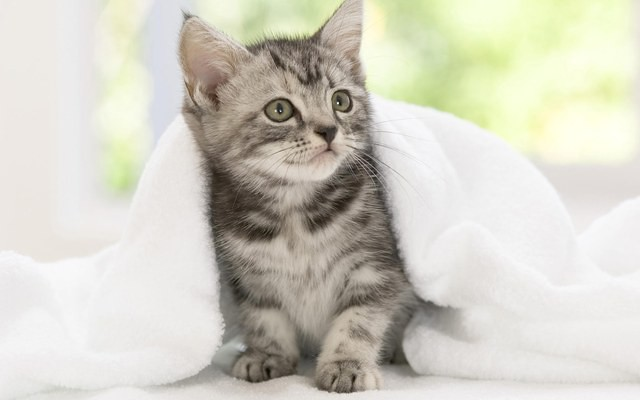
//> input picture testCppLab/testOpenCV/origin/cat1.jpg, 640 x 400 px
$ ./rmBgrd   (built with g++ and OpenCV 4)
//> lines starting //> are read from the running program, lines starting //| are printed output that depends on the picture; after the words box and inside, x2 and y2 are one past the last pixel; in counts of white or black regions, pixels touching at a corner belong together
#include <opencv2/opencv.hpp>
#include <opencv2/imgproc.hpp>
#include <opencv2/highgui.hpp>
#include <iostream>
#include <cmath>

double logisticFunction(double x, double x0, double k) {
    // Hàm logistic với tham số dốc k tại điểm x0
    std::cout << 1.0 / (1.0 + exp(-k * (x - x0))) << " ---- ";
    return 1.0 / (1.0 + exp(-k * (x - x0)));
}

double scaleAndShift(double y, double maxA, double minB) {
    // Hàm để điều chỉnh y sao cho nằm trong khoảng [1, 5]
    return (maxA-minB) * abs(y-0.5) + minB;
}

double findScaleUp(double x, double x0, double maxA, double minB) {
    // Giả sử x0 = 2 và k điều chỉnh dốc (có thể thay đổi giá trị của k để kiểm soát độ dốc)
    double k = 5; // Độ dốc lớn ở x0
    double y = logisticFunction(x, x0, k);
    std::cout << y << std::endl;
    return scaleAndShift(y, maxA, minB);
}

cv::Scalar getDominantColor(const cv::Mat& image, const cv::Mat& mask) {
    // Lọc các điểm ảnh theo mask (chỉ giữ lại các điểm ảnh trong vùng mask)
    cv::Mat maskedImage;
    image.copyTo(maskedImage, mask);

    // Kiểm tra xem vùng trong mask có chứa dữ liệu màu không
    if (cv::countNonZero(mask) == 0) {
        std::cout << "Vùng mask không có dữ liệu màu!" << std::endl;
        return cv::Scalar(0, 0, 0);  // Nếu không có dữ liệu, trả về màu đen
    }

    // Chuyển đổi ảnh sang không gian màu HSV để dễ dàng tìm màu chủ đạo
    cv::Mat hsvImage;
    cv::cvtColor(maskedImage, hsvImage, cv::COLOR_BGR2HSV);

    // Biến dữ liệu để thực hiện K-means
    std::vector<cv::Mat> channels;
    cv::split(hsvImage, channels);

    // Lấy tất cả dữ liệu từ các kênh Hue, Saturation và Value
    cv::Mat data;
    cv::Mat temp[] = {channels[0].reshape(1, channels[0].total()),  // Hue
                      channels[1].reshape(1, channels[1].total()),  // Saturation
                      channels[2].reshape(1, channels[2].total())}; // Value
    cv::merge(temp, 3, data);  // Gộp lại thành 3 kênh

    // Đảm bảo rằng data có kiểu CV_32F
    data.convertTo(data, CV_32F);

    // Tiến hành phân cụm với K-means
    int k = 1;  // Sử dụng 1 cụm để tìm màu chủ đạo
    cv::Mat labels, centers;
    cv::kmeans(data, k, labels, cv::TermCriteria(cv::TermCriteria::EPS + cv::TermCriteria::MAX_ITER, 100, 0.2), 10, cv::KMEANS_RANDOM_CENTERS, centers);

    // Tìm màu chủ đạo từ kết quả của K-means (lấy trung tâm cụm)
    cv::Scalar dominantColorHSV = cv::Scalar(centers.at<float>(0, 0), centers.at<float>(0, 1), centers.at<float>(0, 2));

    return dominantColorHSV;  // Trả về màu chủ đạo trong không gian HSV
}

int main() {
    // Đọc ảnh gốc
    cv::Mat image = cv::imread("../imgTest/cat1.jpg");
//> image is the input picture: 400 rows x 640 cols, CV_8UC3; mean B, G, R 195.4, 207.3, 209.5
    // Kiểm tra nếu ảnh không đọc được
    if (image.empty()) {
        std::cout << "Không thể đọc ảnh!" << std::endl;
        return -1;
    }
    imshow("Origin Image", image);

    /*---------------------------------------------------------------------------------------------------------------------------*/

    // Tạo một mask cho vùng hình tròn (vùng bạn khoanh)
    cv::Mat maskCircle = cv::Mat::zeros(image.size(), CV_8UC1);
    // Vẽ một hình tròn vào mask (thay đổi tọa độ và bán kính theo vùng bạn khoanh)
    cv::Point center(image.cols / 2 - 20, image.rows / 2 + 20); // Tọa độ tâm hình tròn
//> center = Point(300, 220)
    int radius = 90; // Bán kính hình tròn
    cv::circle(maskCircle, center, radius, cv::Scalar(255), -1); // Vẽ hình tròn vào mask
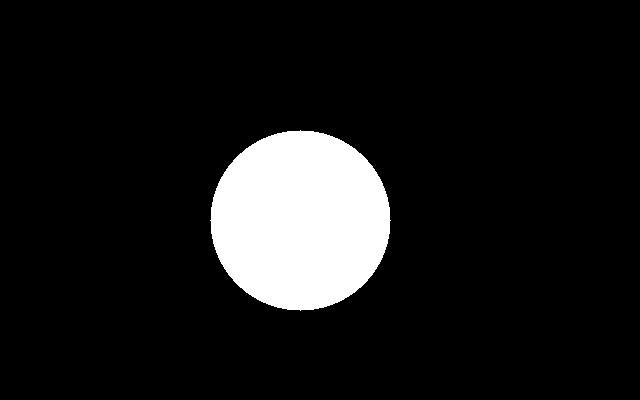
//> maskCircle: 400 rows x 640 cols, CV_8UC1; 9.9% white; 1 white region, box (x1, y1, x2, y2) and area: (210, 130, 391, 311) 25445

    // Đảm bảo rằng bạn đã có dominantColor (đã được xác định ở bước trước)
    cv::Scalar dominantColor = getDominantColor(image, maskCircle);
//> in getDominantColor, `cv::cvtColor(maskedImage, hsvImage, cv::COLOR_BGR2HSV);`: hsvImage: 400 rows x 640 cols, CV_8UC3; mean H, S, V 1.6, 4.1, 14
//> in getDominantColor, `cv::split(hsvImage, channels);`:
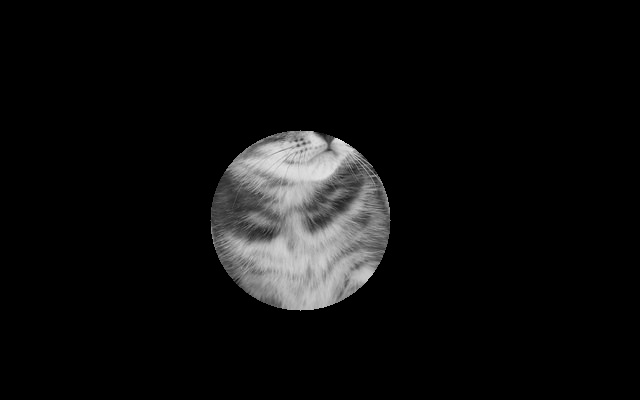
//> channels[2]: 400 rows x 640 cols, CV_8UC1; min 0, max 229, mean 14
//> in getDominantColor, `cv::kmeans(data, k, labels, cv::TermCriteria(cv::TermCriteria::EPS + c..`: centers = [1.56, 4.09, 13.96]
//> in getDominantColor, `cv::Scalar dominantColorHSV = cv::Scalar(centers.at<float>(0, 0), cent..`: dominantColorHSV = Scalar(1.56, 4.09, 13.96)
//> dominantColor = Scalar(1.56, 4.09, 13.96)
    std::cout << "Màu chủ đạo (HSV): " << dominantColor << std::endl;
//| Màu chủ đạo (HSV): [1.56163, 4.09247, 13.9609, 0]

    /*---------------------------------------------------------------------------------------------------------------------------*/

    // Lấy giá trị Hue, Saturation, và Value từ dominantColor (ở dạng Scalar)
    float dominantHue = dominantColor[0];  // Hue
//> dominantHue = 1.56
    float dominantSaturation = dominantColor[1];  // Saturation
//> dominantSaturation = 4.09
    float dominantValue = dominantColor[2];  // Value
//> dominantValue = 13.96

    // In ra giá trị dominantColor
    std::cout << "Hue: " << dominantHue << ", Saturation: " << dominantSaturation << ", Value: " << dominantValue << std::endl;
//| Hue: 1.56163, Saturation: 4.09247, Value: 13.9609

    // Định nghĩa delta_hue
    //float delta_hue = 40;
    float delta_HSV = 0.055 * radius + (12345/radius/radius+0.33);
    float tempVal = 0;
    // Tính toán giá trị lower và upper cho Hue, Saturation, và Value
    tempVal = dominantHue / 2 - delta_HSV;
//> tempVal = -5.5
    float lower_hueH = (tempVal) < 0 ? 0 : (tempVal);
//> lower_hueH = 0
    tempVal = dominantHue * 15 * findScaleUp(dominantHue, 2.2, 5.0, 1.0) + delta_HSV;
//| 0.0394734 ----
//> in findScaleUp, `double y = logisticFunction(x, x0, k);`: y = 0.0395
//| 0.0394734
//> tempVal = 72.85
    std::cout << findScaleUp(dominantHue, 2.2,  5.0, 1.0) << std::endl;
//| 0.0394734 ----
//| 0.0394734
//| 2.84211
    float upper_hueH = (tempVal) > 255 ? 255 : (tempVal);
//> upper_hueH = 72.85

    // Tính toán cho Saturation (S)
    tempVal = dominantSaturation * 2.7 - delta_HSV;
//> tempVal = 4.77
    float lower_hueS = (tempVal) < 0 ? 0 : (tempVal);
//> lower_hueS = 4.77
    tempVal = dominantSaturation * 15 + delta_HSV;
//> tempVal = 67.67
    float upper_hueS = (tempVal) > 255 ? 255 : (tempVal);
//> upper_hueS = 67.67

    // Tính toán cho Value (V)
    tempVal = dominantValue * 4 - delta_HSV;
//> tempVal = 49.56
    float lower_hueV = (tempVal) < 0 ? 0 : (tempVal);
//> lower_hueV = 49.56
    tempVal = dominantValue * 14 + delta_HSV;
//> tempVal = 201.7
    float upper_hueV = (tempVal) > 255 ? 255 : (tempVal);
//> upper_hueV = 201.7

    // In kết quả
    std::cout << "Lower Hue: " << lower_hueH << ", Upper Hue: " << upper_hueH << std::endl;
//| Lower Hue: 0, Upper Hue: 72.8547
    std::cout << "Lower Saturation: " << lower_hueS << ", Upper Saturation: " << upper_hueS << std::endl;
//| Lower Saturation: 4.76968, Upper Saturation: 67.6671
    std::cout << "Lower Value: " << lower_hueV << ", Upper Value: " << upper_hueV << std::endl;
//| Lower Value: 49.5637, Upper Value: 201.733

    /*---------------------------------------------------------------------------------------------------------------------------*/

    // Đặt phạm vi màu trong không gian HSV dựa trên màu chủ đạo
    cv::Scalar lower_bound(lower_hueH, lower_hueS, lower_hueV);  //
//> lower_bound = Scalar(0, 4.77, 49.56)
    cv::Scalar upper_bound(upper_hueH, upper_hueS, upper_hueV);  //
//> upper_bound = Scalar(72.85, 67.67, 201.7)


    //cv::Scalar lower_gray(0, 0, 50);    // H, S gần 0 và V trong phạm vi từ 50 (tối) đến 200 (sáng)
    //cv::Scalar upper_gray(180, 70, 200); // H có thể dao động từ 0 đến 180, S gần 0 và V từ 50 đến 200
    // Tạo mặt nạ (mask) lọc màu xám
    cv::Mat maskObj;
    // Chuyển đổi ảnh sang không gian màu HSV
    cv::Mat imgHSV;
    cv::cvtColor(image, imgHSV, cv::COLOR_BGR2HSV);
//> imgHSV: 400 rows x 640 cols, CV_8UC3; mean H, S, V 31.8, 21.8, 211.1
    cv::inRange(imgHSV, lower_bound, upper_bound, maskObj);
//> maskObj: 400 rows x 640 cols, CV_8UC1; 25.3% white; 47 white regions (44 under 20 px), largest, box (x1, y1, x2, y2) and area: (150, 0, 479, 394) 64333, (267, 100, 291, 119) 256, (372, 374, 381, 390) 66

    // Lưu mặt nạ vào một file ảnh mới
    cv::imwrite("maskObject2.png", maskObj);  // Lưu mặt nạ dưới dạng file PNG

    // Hiển thị mặt nạ
    cv::imshow("Mask", maskObj);

    // Lọc ra những phần có màu đen từ ảnh gốc
    cv::Mat result;
    cv::bitwise_and(image, image, result, maskObj);  // Áp dụng mặt nạ lên ảnh

    // Hiển thị ảnh kết quả
    cv::imshow("Filtered Image", result);

    // Lưu ảnh kết quả vào file mới (nếu cần)
    // imwrite("resultImage.png", result);

    /*---------------------------------------------------------------------------------------------------------------------------*/

    // Áp dụng mask lên ảnh gốc (chỉ giữ lại các phần trong mask)
    cv::Mat imgProcessing1;
    image.copyTo(imgProcessing1, maskObj);  // Copy vùng được mask giữ lại vào imgProcessing1
    cv::imshow("imgProcessing_applyMask", imgProcessing1);

    // Chuyển ảnh sang ảnh xám
    cv::Mat gray;
    cv::cvtColor(imgProcessing1, gray, cv::COLOR_BGR2GRAY);
    // cv::cvtColor(image, gray, cv::COLOR_BGR2GRAY);
    cv::imshow("gray Processing 2", gray);

    // Áp dụng Thresholding để tạo mặt nạ cho vật thể
    cv::Mat thresholded;
    cv::threshold(gray, thresholded, 0, 255, cv::THRESH_BINARY + cv::THRESH_OTSU);
//> thresholded: 400 rows x 640 cols, CV_8UC1; 24.3% white; 54 white regions (49 under 20 px), largest, box (x1, y1, x2, y2) and area: (150, 0, 479, 394) 61581, (267, 100, 291, 119) 234, (333, 92, 350, 110) 188, (372, 374, 381, 390) 66, (216, 196, 227, 203) 31
    cv::Mat bw;
	adaptiveThreshold(gray, thresholded, 255, cv::ADAPTIVE_THRESH_GAUSSIAN_C, cv::THRESH_BINARY, 11, 12);
//> thresholded: 400 rows x 640 cols, CV_8UC1; 93.9% white; black in thin lines or dots, all inside (x1, y1, x2, y2) = (149, 0, 481, 397)
    cv::imshow("adaptiveThreshold Mask", thresholded);
    // Tìm các biên của vật thể
    cv::Mat edges;
    cv::Canny(thresholded, edges, 0, 250);
//> edges: 400 rows x 640 cols, CV_8UC1; 5.6% white in thin lines or dots, all inside (x1, y1, x2, y2) = (148, 0, 481, 397)

    // Tạo một ảnh mới để sử dụng cho Watershed
    cv::Mat markers = cv::Mat::zeros(image.size(), CV_32S);

    // Đánh dấu các vùng nền (vùng đen) và vùng vật thể (vùng trắng)
    markers.setTo(cv::Scalar(1), edges); // Biên vật thể được gán giá trị 1
    markers.setTo(cv::Scalar(2), thresholded); // Vùng nền được gán giá trị 2
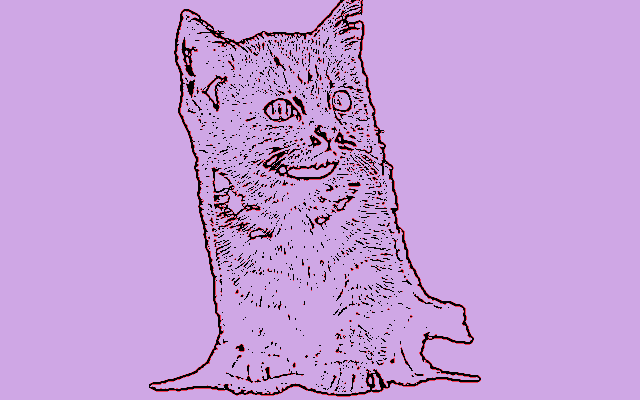
//> markers: 400 rows x 640 cols, CV_32SC1; 3 distinct labels, from 0 to 2; one colour per label, 0 black

    // Áp dụng thuật toán Watershed
    cv::watershed(image, markers);
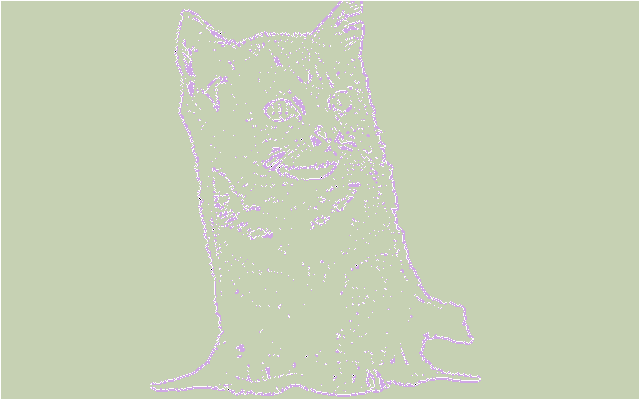
//> markers: 400 rows x 640 cols, CV_32SC1; 4 distinct labels, from -1 to 2; one colour per label, 0 black, -1 white
    // Chuyển markers sang kiểu CV_8U để sử dụng với findContours
    cv::Mat markers8U;
    markers.convertTo(markers8U, CV_8U);
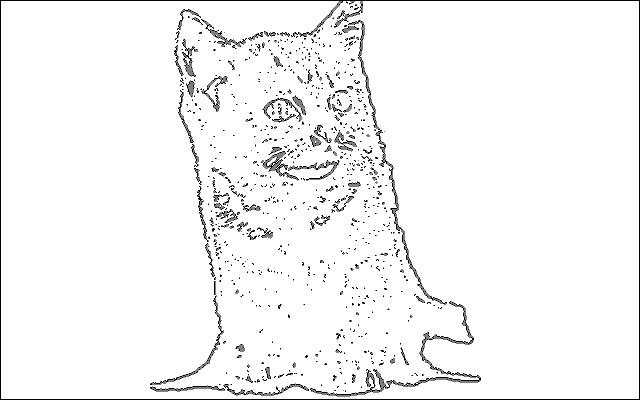
//> markers8U: 400 rows x 640 cols, CV_8UC1; min 0, max 2, mean 1.92; drawn with min black and max white

    // Tạo một ảnh để vẽ các biên
    cv::Mat resultEnd = image.clone();
    // Tạo mặt nạ cho biên bằng cách dilate
    cv::Mat dilatedEdges;
    cv::dilate(edges, dilatedEdges, cv::Mat(), cv::Point(-1, -1), 1); // Dùng dilate để nối các biên lại
//> dilatedEdges: 400 rows x 640 cols, CV_8UC1; 19.4% white; 59 white regions (3 under 20 px), largest, box (x1, y1, x2, y2) and area: (147, 0, 482, 398) 45337, (224, 361, 305, 384) 713, (284, 261, 303, 290) 245
    // Vẽ biên vật thể lên ảnh gốc, lọc chỉ vẽ biên ngoài
    // Lọc nhiễu bên trong con mèo (giảm các dấu chấm nhỏ)
    cv::Mat cleanedEdges;
    cv::morphologyEx(dilatedEdges, cleanedEdges, cv::MORPH_CLOSE, cv::Mat(), cv::Point(-1, -1), 1); // Dùng closing để loại bỏ các nhiễu nhỏ
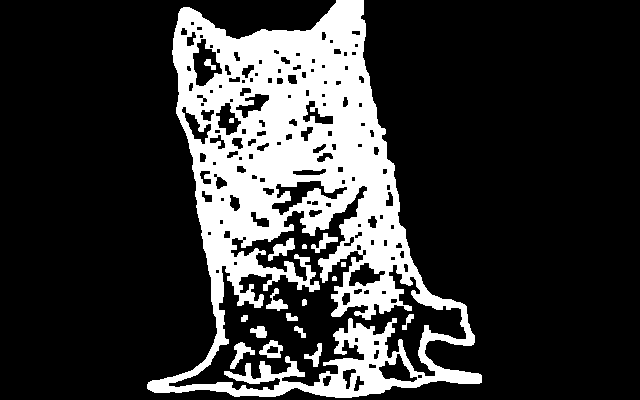
//> cleanedEdges: 400 rows x 640 cols, CV_8UC1; 21.1% white; 18 white regions, largest, box (x1, y1, x2, y2) and area: (147, 0, 482, 398) 52091, (268, 238, 295, 261) 261, (230, 342, 255, 369) 256

    // Cắt các vùng nhiễu bằng Threshold
    cv::Mat binaryEdges;
    cv::threshold(dilatedEdges, binaryEdges, 50, 100, cv::THRESH_OTSU);
//> binaryEdges: 400 rows x 640 cols, CV_8UC1; values 0 (black) and 100 (white), 19.4% white; 59 white regions (3 under 20 px)
    // Dùng FindContours để tìm các biên vật thể
    std::vector<std::vector<cv::Point>> contours;

    cv::findContours(dilatedEdges, contours, cv::RETR_EXTERNAL, cv::CHAIN_APPROX_SIMPLE);
//> contours = 1 contour; box (x1, y1, x2, y2) and area: (147, 0, 482, 398) 78790

    // Vẽ biên vật thể lên ảnh gốc
    for (size_t i = 0; i < contours.size(); i++) {
        double area = cv::contourArea(contours[i]);

        // Nếu diện tích của contour đủ lớn, vẽ biên
        if (area > 4000) { // Diện tích nhỏ có thể là nhiễu
            cv::drawContours(resultEnd, contours, (int)i, cv::Scalar(0, 0, 255), 2);  // Vẽ biên màu đỏ
        }
    }
//> this loop made 1 pass
//> area on pass 1: 78790.5
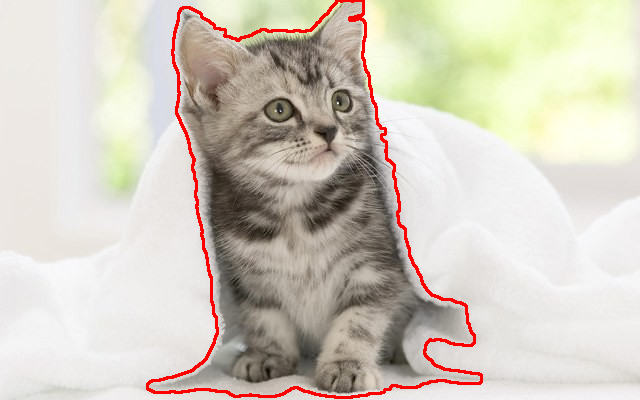
//> resultEnd: 400 rows x 640 cols, CV_8UC3; 2.01% of pixels changed, all inside (x1, y1, x2, y2) = (146, 0, 483, 399)


    // 3. Ảnh kết quả cuối cùng (Vẽ biên vật thể)
    cv::imshow("resultEnd", resultEnd);


    /**** Design Function(imgage, center, redius) -> return img with circle *****/
    // Vẽ một hình tròn lên ảnh gốc để dễ dàng quan sát
    cv::circle(image, center, radius, cv::Scalar(0, 255, 0), 2); // Vẽ hình tròn màu xanh lá, độ dày 2
    cv::imshow("Image with Circle", image);  // Hiển thị ảnh với hình tròn


    // Vòng lặp chờ nhấn phím 'q' để thoát
    while (true) {
        char key = cv::waitKey(1);  // Kiểm tra phím nhấn mỗi 1ms
//> the 'q' key is pressed
        if (key == 'q' || key == 'Q') {
            break;  // Thoát vòng lặp khi nhấn 'q' hoặc 'Q'
        }
    }
    return 0;
}

$ run again, with testCppLab/testOpenCV/origin/cat3.jpg copied over testCppLab/testOpenCV/origin/cat1.jpg
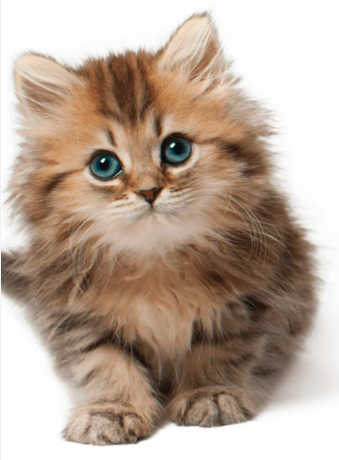
//> input picture testCppLab/testOpenCV/origin/cat3.jpg, 339 x 460 px
//> image is the input picture: 460 rows x 339 cols, CV_8UC3; mean B, G, R 153.7, 168.1, 186.8
//> maskCircle: 460 rows x 339 cols, CV_8UC1; 16.3% white; 1 white region, box (x1, y1, x2, y2) and area: (59, 160, 240, 341) 25445
//> hsvImage: 460 rows x 339 cols, CV_8UC3; mean H, S, V 2.2, 16, 26
//> centers = [2.2, 15.99, 25.98]
//> dominantColorHSV = Scalar(2.2, 15.99, 25.98)
//| Màu chủ đạo (HSV): [2.20166, 15.9912, 25.9839, 0]
//> dominantHue = 2.2
//> dominantSaturation = 15.99
//> dominantValue = 25.98
//| Hue: 2.20166, Saturation: 15.9912, Value: 25.9839
//> `tempVal = dominantHue / 2 - delta_HSV;`: tempVal = -5.18
//> lower_hueH = 0
//| 0.502076 ----
//> y = 0.502
//| 0.502076
//> `tempVal = dominantHue * 15 * findScaleUp(dominantHue, 2.2, 5.0, 1.0) +..`: tempVal = 39.58
//| 0.502076 ----
//| 0.502076
//| 1.0083
//> `tempVal = dominantSaturation * 2.7 - delta_HSV;`: tempVal = 36.9
//> `tempVal = dominantSaturation * 15 + delta_HSV;`: tempVal = 246.1
//> `tempVal = dominantValue * 4 - delta_HSV;`: tempVal = 97.66
//> `tempVal = dominantValue * 14 + delta_HSV;`: tempVal = 370.1
//> upper_hueV = 255
//| Lower Hue: 0, Upper Hue: 39.5792
//| Lower Saturation: 36.8963, Upper Saturation: 246.148
//| Lower Value: 97.6558, Upper Value: 255
//> lower_bound = Scalar(0, 36.9, 97.66)
//> upper_bound = Scalar(39.58, 246.1, 255)
//> imgHSV: 460 rows x 339 cols, CV_8UC3; mean H, S, V 10.6, 59.7, 187
//> maskObj: 460 rows x 339 cols, CV_8UC1; 50.7% white; 167 black regions (126 under 20 px), largest, box (x1, y1, x2, y2) and area: (0, 0, 339, 460) 61365, (190, 257, 279, 381) 3769, (223, 227, 304, 296) 2615
//> edges: 460 rows x 339 cols, CV_8UC1; 8.4% white in thin lines or dots, all inside (x1, y1, x2, y2) = (0, 10, 320, 448)
//> `cv::watershed(image, markers);`:
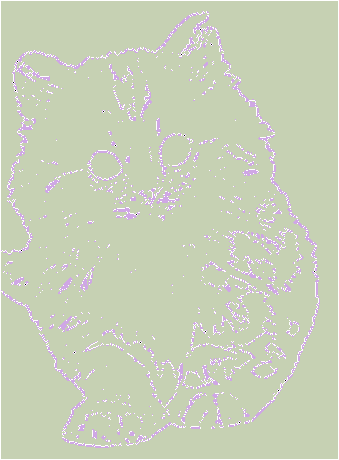
//> markers: 460 rows x 339 cols, CV_32SC1; 4 distinct labels, from -1 to 2; one colour per label, 0 black, -1 white
//> dilatedEdges: 460 rows x 339 cols, CV_8UC1; 29.1% white; 122 white regions (8 under 20 px), largest, box (x1, y1, x2, y2) and area: (0, 9, 321, 449) 30670, (44, 131, 220, 223) 5031, (204, 142, 266, 189) 1152
//> cleanedEdges: 460 rows x 339 cols, CV_8UC1; 31.4% white; 40 white regions (1 under 20 px), largest, box (x1, y1, x2, y2) and area: (0, 9, 321, 449) 46543, (284, 303, 303, 338) 365, (177, 242, 201, 258) 207
//> binaryEdges: 460 rows x 339 cols, CV_8UC1; values 0 (black) and 100 (white), 29.1% white; 122 white regions (8 under 20 px)
//> contours = 1 contour; box (x1, y1, x2, y2) and area: (0, 9, 321, 449) 101404
//> the loop `for (size_t i = 0; i < contours.size(); i++)` made 1 pass
//> area on pass 1: 101404
//> after the loop `for (size_t i = 0; i < contours.size(); i++)`:
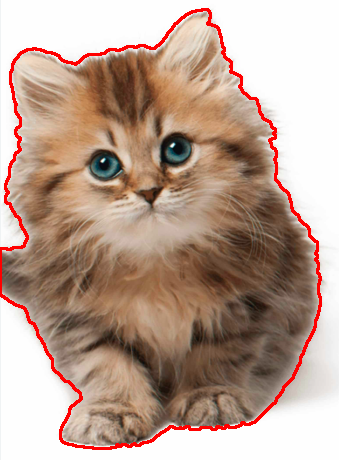
//> resultEnd: 460 rows x 339 cols, CV_8UC3; 3.06% of pixels changed, all inside (x1, y1, x2, y2) = (0, 8, 322, 450)
